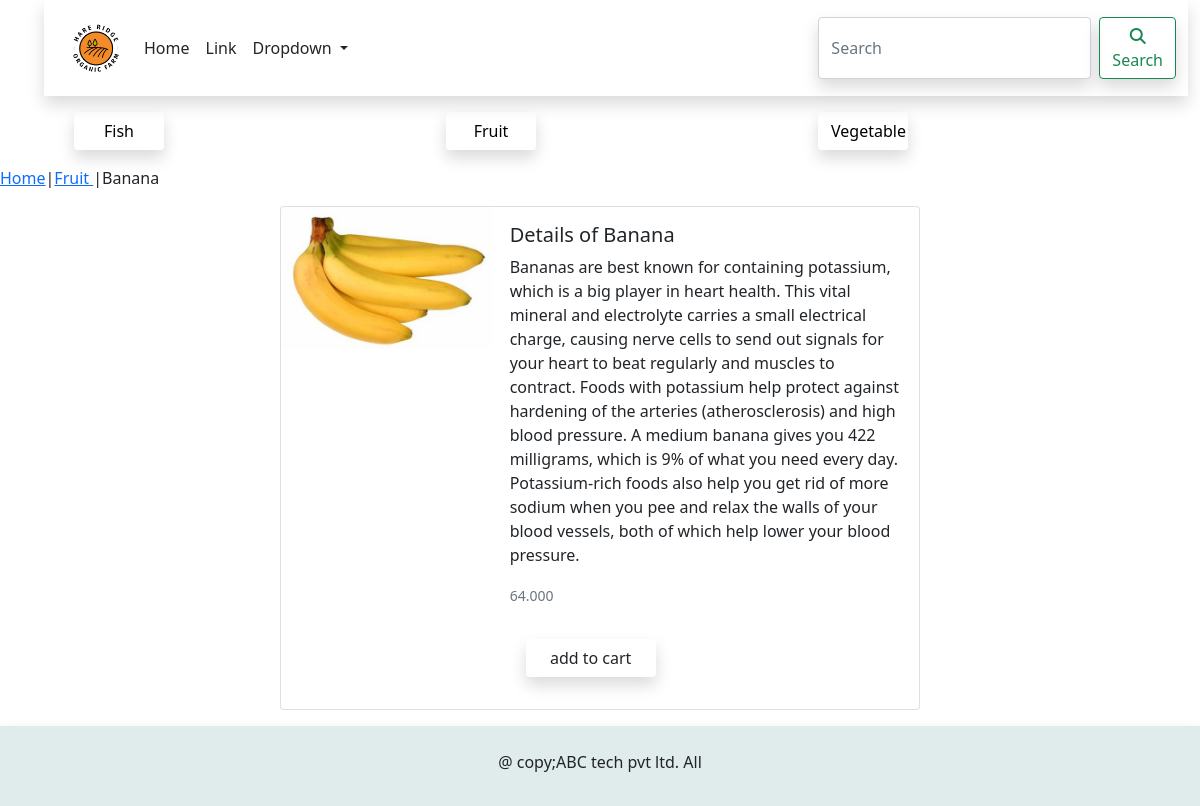
Page /farm/fruit/banana/ on the committed database.
### farm_main/models.py (models this page shows, shortened)
class Category(models.Model):
    name = models.CharField(max_length=250,unique=True)
    slug = models.SlugField(max_length=250,unique=True)
    description = models.TextField(blank=True)
    image = models.ImageField(upload_to='category_images',blank=True)
    class Meta:
        ordering = ('name',)
        verbose_name = 'category'
        verbose_name_plural = 'categories'
    def get_url(self):
        return reverse('farm_main:product_by_category', args=[self.slug])
    def __str__(self):
        return self.name

class Product(models.Model):
    name = models.CharField(max_length=250,unique=True)
    slug = models.SlugField(max_length=250,unique=True)
    description = models.TextField(blank=True)
    price = models.DecimalField(max_digits=10, decimal_places=3)
    category = models.ForeignKey(Category, on_delete=models.CASCADE)
    image = models.ImageField(upload_to='products_image', blank=True)
    stock = models.IntegerField()
    available = models.BooleanField(default=True)
    created = models.DateTimeField(auto_now_add=True)
    updated = models.DateTimeField(auto_now_add=True)
    class Meta:
        ordering = ('name',)
        verbose_name = 'Product'
        verbose_name_plural = 'Products'

### farm_main/views.py (the view)
# urls.py: path('<slug:c_slug>/<slug:product_slug>/', views.proDetail, name='productCategoryDetail')
def proDetail(request,c_slug,product_slug):
    try:
        product = Product.objects.get(category__slug=c_slug,slug = product_slug)
    except Exception as e:
        raise e
    return render(request,'product.html',{'product':product})

### cart/context_processors.py (called while the page is built)
def counter(request):
    item_count = 0
    if 'admin' in request.path:
        return {}
    else:
        try:
            cart = Cart.objects.filter(cart_id=_cart_id(request))
            cart_items = CartItem.objects.all().filter(cart=cart[:1])
            for cart_item in cart_items:
                item_count += cart_item.quantity
        except Cart.DoesNotExist:
            item_count = 0
    return dict(item_count = item_count)

### cart/views.py (called while the page is built)
def _cart_id(request):
    cart = request.session.session_key
    if not cart:
        cart = request.session.create()
    return cart

### farm_main/context_processors.py (called while the page is built)
def menu_links(request):
    links = Category.objects.all()
    return dict(links=links)

### templates/product.html (shortened to what this page needs)
{% extends 'base.html' %}
{% load static %}
{% block content %}
<div>
    <p><a href="{% url 'farm_main:allprodcat' %}">Home</a>|<a href="{{product.category.get_url}}">{{product.category}}
    </a>|{{product.name}}</p>
</div>
<div class="card mb-3" style="max-width: 640px;margin-left:auto;margin-right:auto;">
  <div class="row g-0">
    <div class="col-md-4">
      <img src="{{product.image.url}}" class="img-fluid rounded-start" alt="{{product.name}}">
    </div>
    <div class="col-md-8">
      <div class="card-body">
        <h5 class="card-title">Details of {{product.name}}</h5>
        <p class="card-text">{{product.description}}</p>
        <p class="card-text"><small class="text-muted">{{product.price}}</small></p>
          <div>
        {% if product.stock <= 0 %}
        <p><b>out of stock</b></p>
        {% else %}
        <a style="width:130px;" class="btn shadow my-3 mx-3" href="{% url 'cart:add_cart' product.id %}">add to cart</a>
        </div>
        </div>
        {% endif %}
    </div>
  </div>
</div>
{% endblock %}

### templates/base.html (shortened to what this page needs)
<!DOCTYPE html>
<html lang="en">
<head>
    <link href="https://cdn.jsdelivr.net/npm/bootstrap@5.0.2/dist/css/bootstrap.min.css" rel="stylesheet">
</head>
<body>
{% include 'nav.html' %}
{% block content %}
{% endblock %}
{% include 'footer.html' %}
</body>
</html>

### templates/nav.html (shortened to what this page needs)
{% load static %}
<nav class="container-fluid">
    <ul style="width:100%">
        <nav class="navbar navbar-expand-lg bg-body-tertiary shadow">
  <div class="container-fluid">
      <header>
    <center>
        <img src="{% static 'img/logo1.png' %}" alt="logoimage" style="height:80px;">
    </center>
</header>
    <div class="collapse navbar-collapse text-dark" id="navbarSupportedContent">
      <ul class="navbar-nav me-auto mb-2 mb-lg-0">
        <li class="nav-item">
          <a class="nav-link active text-dark" href="{% url 'farm_main:allprodcat' %}">Home</a>
        </li>
        <li class="nav-item">
          <a class="nav-link text-dark" href="#">Link</a>
        </li>
        <li class="nav-item dropdown">
          <a class="nav-link dropdown-toggle text-dark" href="#" role="button" data-bs-toggle="dropdown" aria-expanded="false">
            Dropdown
          </a>
        </li>
      </ul>
      <form class="d-flex" role="search" action="{% url 'searchapp:search' %}" method="get">
        <input class="form-control me-2 shadow" type="search" placeholder="Search" aria-label="Search" name="q">
        <button class="btn btn-outline-success shadow" type="submit"><i class="fa-solid fa-magnifying-glass"></i>Search</button>
      </form>
    </div>
  </div>
</nav>
        <div class="container">
            {% for cat in links %}
        <div class="col-4" style="float:left;">
        <button style="width:90px;" class="btn shadow my-3 mx-3"><a id="link" href="{{cat.get_url}}">{{cat.name}}</a></button>
        </div>
            {% endfor %}
        </div>
    </ul>
</nav>

### templates/footer.html
<div class="text-center shadow pt-4 pb-3 mt-3" style="background-color:#e0ebeb;">
    <p>@ copy;ABC tech pvt ltd. All</p>
</div>

### templates/base.html (style rules this page uses)
#link { text-decoration:none;color:black; }

### rows in the picture
Category: name "Fish"
Category: name "Fruit"
Category: name "Vegetable"
Product: category "Fruit", name "Banana", image (picture), description "Bananas are best known for containing potassium, which is a big player in heart health. This vital mineral and electrolyte carries a small electrical charge, causing nerve cells to send out signals for your heart to beat regularly and muscles to contract. Foods with potassium help protect against hardening of the arteries (atherosclerosis) and high blood pressure. A medium banana gives you 422 milligrams, which is 9% of what you need every day. Potassium-rich foods also help you get rid of more sodium when you pee and relax the walls of your blood vessels, both of which help lower your blood pressure.", price "64.000"
